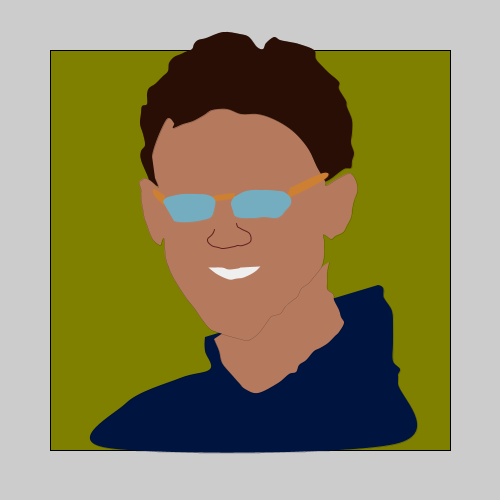
Frame 1 (no input)
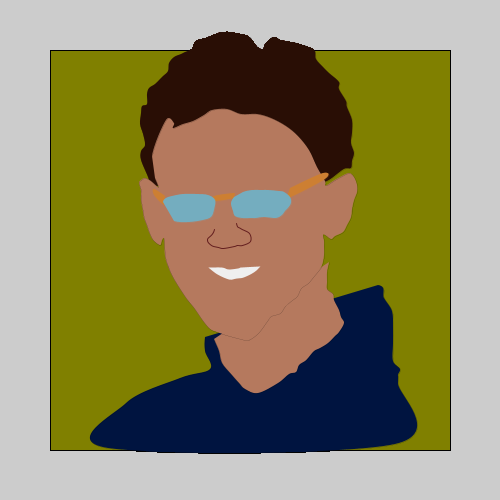
Frame 60 (the mouse pressed at the canvas centre just before this capture)
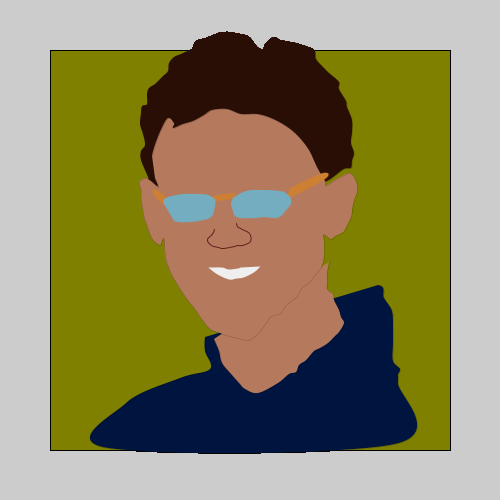
Frame 120 (the mouse held since frame 60 and released just before this capture)

The Processing sketch that drew these frames (run headless with seeded random() and noise(); from frame 60 on, the mouse is pressed at the canvas centre):

// Processing sketch: Chad_Madding_Self_Portrait
// ── Chad_Madding_Self_Portrait.pde
//color palette
int smoke=#708C98;
int frost = #74adbf;
int black = 0;
int purple = #8C2BC1;
int pumpkin = #ff6d3a;
int green = #1D8318;
int olive = #808000;
int blue = #105FB3;
int ltBlue = #CBEFFF;
int dkBlue = #001440;
int dkBrown = #290e05;
int ltBrown = #B38760;
int tan = #B5795E;
int red = #720000;
int white = #FFFFFF;

//What color would you like the background to be?
int background = olive;
//What color sunglasses would you like?
int glasses = frost;
//What color shirt looks good?
int shirt = dkBlue;
//What about hair color?
int hair = dkBrown;
//Lipstick?!
int lips = tan;

void setup()
{
    size (500,500);
}

void draw()
{
  stroke(0);
  strokeWeight(1);
  fill(background);
  rect (width * 0.1, height * 0.1 , width * 0.8, height * 0.8);

//shirt

stroke(0);
  strokeWeight(0);
  fill(shirt);

beginShape();
curveVertex(328.0,288.0);
curveVertex(378.0,285.0);
curveVertex(384.0,298.0);
curveVertex(392.0,311.0);
curveVertex(393.0,327.0);
curveVertex(393.0,344.0);
curveVertex(393.0,361.0);
curveVertex(400.0,369.0);
curveVertex(398.0,375.0);
curveVertex(398.0,383.0);
curveVertex(395.0,444.0);
curveVertex(108.0,448.0);
curveVertex(126.0,403.0);
curveVertex(180.0,378.0);
curveVertex(210.0,369.0);
curveVertex(205.0,351.0);
curveVertex(205.0,337.0);
curveVertex(208.0,325.0);
endShape();

//neck

stroke(0);
  strokeWeight(0);
  fill(181,121,94);
  
beginShape();
curveVertex(333.0,241.0);
curveVertex(329.0,262.0);
curveVertex(327.0,272.0);
curveVertex(327.0,282.0);
curveVertex(327.0,289.0);
curveVertex(333.0,294.0);
curveVertex(334.0,300.0);
curveVertex(339.0,310.0);
curveVertex(341.0,317.0);
curveVertex(344.0,323.0);
curveVertex(339.0,332.0);
curveVertex(335.0,336.0);
curveVertex(328.0,343.0);
curveVertex(320.0,348.0);
curveVertex(314.0,351.0);
curveVertex(308.0,358.0);
curveVertex(305.0,361.0);
curveVertex(299.0,365.0);
curveVertex(296.0,372.0);
curveVertex(289.0,374.0);
curveVertex(278.0,383.0);
curveVertex(258.0,393.0);
curveVertex(245.0,389.0);
curveVertex(239.0,383.0);
curveVertex(231.0,374.0);
curveVertex(222.0,363.0);
curveVertex(219.0,351.0);
curveVertex(214.0,339.0);
curveVertex(211.0,328.0);
endShape();


//hair
stroke(hair);
  strokeWeight(0);
  fill(hair);
beginShape();
curveVertex(158.0,189.0);
curveVertex(151.0,186.0);
curveVertex(148.0,177.0);
curveVertex(141.0,160.0);
curveVertex(141.0,151.0);
curveVertex(145.0,145.0);
curveVertex(143.0,134.0);
curveVertex(140.0,124.0);
curveVertex(141.0,113.0);
curveVertex(142.0,106.0);
curveVertex(147.0,104.0);
curveVertex(147.0,94.0);
curveVertex(149.0,88.0);
curveVertex(155.0,84.0);
curveVertex(160.0,79.0);
curveVertex(163.0,76.0);
curveVertex(168.0,71.0);
curveVertex(169.0,63.0);
curveVertex(174.0,57.0);
curveVertex(181.0,54.0);
curveVertex(185.0,52.0);
curveVertex(192.0,49.0);
curveVertex(194.0,44.0);
curveVertex(198.0,40.0);
curveVertex(206.0,38.0);
curveVertex(223.0,32.0);
curveVertex(240.0,34.0);
curveVertex(249.0,37.0);
curveVertex(257.0,47.0);
curveVertex(263.0,49.0);
curveVertex(266.0,43.0);
curveVertex(274.0,37.0);
curveVertex(280.0,40.0);
curveVertex(290.0,42.0);
curveVertex(299.0,44.0);
curveVertex(314.0,50.0);
curveVertex(316.0,59.0);
curveVertex(323.0,67.0);
curveVertex(329.0,73.0);
curveVertex(339.0,82.0);
curveVertex(339.0,89.0);
curveVertex(346.0,101.0);
curveVertex(347.0,107.0);
curveVertex(352.0,120.0);
curveVertex(352.0,133.0);
curveVertex(351.0,143.0);
curveVertex(354.0,153.0);
curveVertex(352.0,161.0);
curveVertex(351.0,168.0);
curveVertex(344.0,169.0);
curveVertex(332.0,178.0);
curveVertex(327.0,181.0);
curveVertex(324.0,182.0);
curveVertex(321.0,184.0);
endShape();


//face
stroke(0);
  strokeWeight(0);
  fill(181,121,94);

beginShape();
curveVertex(156.0,185.0);
curveVertex(152.0,156.0);
curveVertex(166.0,120.0);
curveVertex(174.0,123.0);
curveVertex(173.0,128.0);
curveVertex(183.0,124.0);
curveVertex(193.0,121.0);
curveVertex(204.0,115.0);
curveVertex(212.0,110.0);
curveVertex(227.0,109.0);
curveVertex(241.0,114.0);
curveVertex(257.0,114.0);
curveVertex(271.0,118.0);
curveVertex(286.0,126.0);
curveVertex(298.0,136.0);
curveVertex(309.0,150.0);
curveVertex(317.0,167.0);
curveVertex(325.0,181.0);
curveVertex(325.0,185.0);
curveVertex(327.0,185.0);
curveVertex(333.0,181.0);
curveVertex(340.0,177.0);
curveVertex(349.0,173.0);
curveVertex(354.0,177.0);
curveVertex(357.0,185.0);
curveVertex(357.0,192.0);
curveVertex(354.0,200.0);
curveVertex(352.0,209.0);
curveVertex(351.0,217.0);
curveVertex(347.0,225.0);
curveVertex(343.0,232.0);
curveVertex(335.0,236.0);
curveVertex(331.0,239.0);
curveVertex(325.0,235.0);
curveVertex(323.0,235.0);
curveVertex(324.0,241.0);
curveVertex(324.0,246.0);
curveVertex(324.0,255.0);
curveVertex(322.0,265.0);
curveVertex(318.0,271.0);
curveVertex(313.0,277.0);
curveVertex(308.0,283.0);
curveVertex(301.0,288.0);
curveVertex(297.0,296.0);
curveVertex(292.0,300.0);
curveVertex(285.0,306.0);
curveVertex(280.0,313.0);
curveVertex(271.0,316.0);
curveVertex(267.0,321.0);
curveVertex(258.0,333.0);
curveVertex(248.0,340.0);
curveVertex(241.0,339.0);
curveVertex(226.0,335.0);
curveVertex(217.0,332.0);
curveVertex(210.0,329.0);
curveVertex(203.0,321.0);
curveVertex(194.0,308.0);
curveVertex(186.0,298.0);
curveVertex(175.0,281.0);
curveVertex(169.0,269.0);
curveVertex(165.0,256.0);
curveVertex(164.0,239.0);
curveVertex(162.0,240.0);
curveVertex(160.0,245.0);
curveVertex(153.0,240.0);
curveVertex(149.0,232.0);
curveVertex(147.0,226.0);
curveVertex(144.0,218.0);
curveVertex(143.0,212.0);
curveVertex(141.0,200.0);
curveVertex(141.0,191.0);
curveVertex(139.0,183.0);
curveVertex(141.0,180.0);
curveVertex(145.0,178.0);
curveVertex(151.0,181.0);
curveVertex(158.0,187.0);
curveVertex(157.0,183.0);
curveVertex(155.0,178.0);
curveVertex(153.0,169.0);
endShape();

//nose
stroke(100,31,31);
  strokeWeight(1);
  fill(181,121,94);

beginShape();
curveVertex(217.0,197.0);
curveVertex(214.0,229.0);
curveVertex(207.0,239.0);
curveVertex(211.0,245.0);
curveVertex(218.0,247.0);
curveVertex(223.0,248.0);
curveVertex(234.0,246.0);
curveVertex(237.0,245.0);
curveVertex(242.0,245.0);
curveVertex(250.0,241.0);
curveVertex(249.0,233.0);
curveVertex(240.0,228.0);
curveVertex(236.0,223.0);
curveVertex(233.0,197.0);
endShape();

//mouth
stroke(lips);
  strokeWeight(10);
  fill(239);
  
beginShape();
curveVertex(191.0,262.0);
curveVertex(201.0,268.0);
curveVertex(214.0,278.0);
curveVertex(228.0,284.0);
curveVertex(237.0,283.0);
curveVertex(244.0,282.0);
curveVertex(253.0,278.0);
curveVertex(259.0,274.0);
curveVertex(263.0,270.0);
curveVertex(268.0,266.0);
curveVertex(271.0,261.0);
curveVertex(241.0,262.0);
curveVertex(237.0,263.0);
curveVertex(229.0,264.0);
curveVertex(226.0,263.0);
curveVertex(221.0,262.0);
curveVertex(209.0,262.0);
curveVertex(201.0,262.0);
curveVertex(196.0,262.0);
curveVertex(193.0,262.0);
curveVertex(191.0,262.0);
endShape();

//glasses bridge
stroke(#cd7f32);
  strokeWeight(0);
  fill(#cd7f32);
beginShape();
curveVertex(235.0,194.0);
curveVertex(234.0,198.0);
curveVertex(214.0,201.0);
curveVertex(214.0,196.0);
curveVertex(235.0,193.0);
curveVertex(235.0,196.0);
endShape();

//glasses Side 1
beginShape();
curveVertex(165.0,198.0);
curveVertex(164.0,205.0);
curveVertex(154.0,195.0);
curveVertex(154.0,189.0);
curveVertex(165.0,196.0);
curveVertex(165.0,197.0);
endShape();
//glasses side 2
beginShape();
curveVertex(286.0,192.0);
curveVertex(286.0,199.0);
curveVertex(325.0,179.0);
curveVertex(323.0,173.0);
curveVertex(290.0,188.0);
curveVertex(288.0,190.0);
endShape();

//glasses
stroke(glasses);
  strokeWeight(0);
  fill(glasses);

beginShape();
curveVertex(164.0,213.0);
curveVertex(174.0,221.0);
curveVertex(189.0,222.0);
curveVertex(203.0,220.0);
curveVertex(211.0,217.0);
curveVertex(214.0,210.0);
curveVertex(215.0,200.0);
curveVertex(208.0,195.0);
curveVertex(197.0,194.0);
curveVertex(183.0,194.0);
curveVertex(172.0,196.0);
curveVertex(166.0,198.0);
curveVertex(163.0,202.0);
curveVertex(164.0,212.0);
endShape();

beginShape();
curveVertex(234.0,197.0);
curveVertex(243.0,192.0);
curveVertex(252.0,190.0);
curveVertex(261.0,190.0);
curveVertex(268.0,190.0);
curveVertex(279.0,191.0);
curveVertex(284.0,192.0);
curveVertex(290.0,197.0);
curveVertex(291.0,203.0);
curveVertex(288.0,208.0);
curveVertex(285.0,211.0);
curveVertex(282.0,215.0);
curveVertex(276.0,218.0);
curveVertex(264.0,217.0);
curveVertex(256.0,218.0);
curveVertex(251.0,218.0);
curveVertex(242.0,218.0);
curveVertex(235.0,216.0);
curveVertex(233.0,211.0);
curveVertex(231.0,203.0);
curveVertex(234.0,197.0);
curveVertex(238.0,193.0);
endShape();

}
